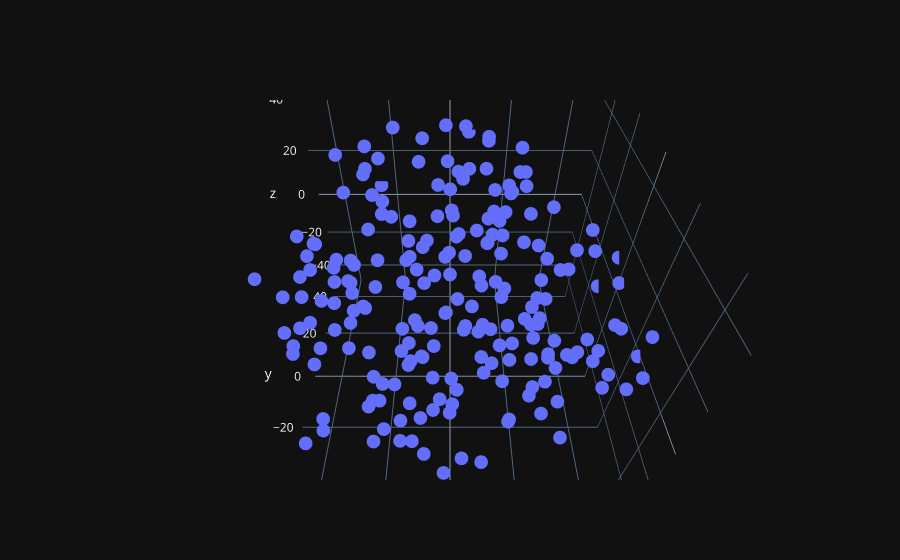

The cell this chart's notebook holds for it:
### Markdown cell above
Użyj dostarczonego szkieletu, aby utworzyć wykres 3D.

### Code cell
df = pd.read_parquet("data/embeddings_test.parquet")
df.rename(columns={"word": "label"}, inplace=True)
RANGE = 50

trace0 = go.Scatter3d(
    x=df.x,
    y=df.y,
    z=df.z,
    mode="markers",
    text=df.label
)

data = [trace0]

figure = go.Figure(
    data=data,
    layout=go.Layout(

        scene=dict(
            xaxis=dict(title="x", range=(-RANGE, RANGE)),
            yaxis=dict(title="y", range=(-RANGE, RANGE)),
            zaxis=dict(title="z", range=(-RANGE, RANGE))
        ),

    ))

name = ''

camera = dict(
    up=dict(x=0, y=0, z=1),
    center=dict(x=0, y=0, z=0),
    eye=dict(x=0, y=-1, z=1)
)

figure.update_layout(scene_camera=camera, title=name)  #

figure.show()

### Figure 1 — Plotly figure (JSON) as saved in the notebook; plotly's stock layout.template omitted (floating-point values rounded to 4 significant figures; data arrays with more than 128 entries replaced by an {"elided": "..."} marker saying what was removed)
{"data": [{"mode": "markers", "text": {"elided": "243 str values"}, "x": {"elided": "243 float values"}, "y": {"elided": "243 float values"}, "z": {"elided": "243 float values"}, "type": "scatter3d"}], "layout": {"scene": {"xaxis": {"range": [-50, 50], "title": {"text": "x"}}, "yaxis": {"range": [-50, 50], "title": {"text": "y"}}, "zaxis": {"range": [-50, 50], "title": {"text": "z"}}, "camera": {"up": {"x": 0, "y": 0, "z": 1}, "center": {"x": 0, "y": 0, "z": 0}, "eye": {"x": 0, "y": -1, "z": 1}}}, "title": {"text": ""}}}
